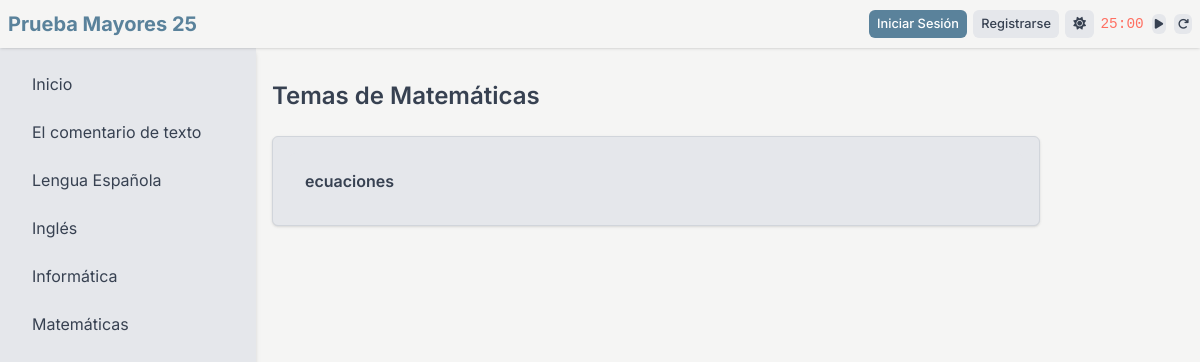
The app's page /asignatura/5/temas with its own data.
### tables this page shows
CREATE TABLE asignaturas (
                id INTEGER PRIMARY KEY AUTOINCREMENT,
                nombre TEXT NOT NULL UNIQUE,
                descripcion TEXT
            );

CREATE TABLE temas (
                id INTEGER PRIMARY KEY AUTOINCREMENT,
                asignatura_id INTEGER,
                usuario_id INTEGER,
                titulo TEXT NOT NULL,
                contenido TEXT NOT NULL,
                es_fijo INTEGER NOT NULL DEFAULT 0,
                UNIQUE(asignatura_id, titulo),
                FOREIGN KEY (asignatura_id) REFERENCES asignaturas(id),
                FOREIGN KEY (usuario_id) REFERENCES usuarios(id)
            );

### app.py (the view)
@app.route("/asignatura/<int:asignatura_id>/temas")
def mostrar_temas(asignatura_id):
    with closing(get_db_connection()) as conn:
        asignatura_row = conn.execute(
            "SELECT id, nombre FROM asignaturas WHERE id = ?", (asignatura_id,)
        ).fetchone()
        if not asignatura_row:
            return redirect(url_for("index"))
        asignatura = dict(asignatura_row)
        temas = [
            {
                "id": row["id"],
                "titulo": row["titulo"],
                "contenido": markdown.markdown(
                    row["contenido"], extensions=["extra", "fenced_code"]
                ),
                "usuario_id": row["usuario_id"],
                "es_fijo": row["es_fijo"],
            }
            for row in conn.execute(
                "SELECT id, titulo, contenido, usuario_id, es_fijo FROM temas WHERE asignatura_id = ? ORDER BY id ASC",
                (asignatura_id,),
            ).fetchall()
        ]
    return render_template(
        "temas.html",
        asignatura=asignatura,
        temas=temas,
        asignaturas=fetch_asignaturas(),
        navbar_data=get_navbar_data(),
    )

### app.py (called while the page is built)
def fetch_asignaturas():
    with closing(get_db_connection()) as conn:
        return [
            dict(row)
            for row in conn.execute(
                "SELECT id, nombre, descripcion FROM asignaturas"
            ).fetchall()
        ]

def get_navbar_data():
    return {
        "is_authenticated": current_user.is_authenticated,
        "username": current_user.username if current_user.is_authenticated else None,
        "dark_mode": session.get("dark_mode", False),
    }

### init_db.py (called while the page is built)
def get_db_connection():
    db_path = os.path.join(current_app.root_path, "instance", "database.db")
    conn = sqlite3.connect(db_path, check_same_thread=False)
    conn.row_factory = sqlite3.Row
    return conn

### templates/temas.html (shortened to what this page needs)
<!DOCTYPE html>
<html lang="es" data-theme="{{ 'dark' if navbar_data.dark_mode else 'light' }}">
<head>
    <link rel="stylesheet" href="https://cdnjs.cloudflare.com/ajax/libs/font-awesome/6.5.1/css/all.min.css">
    <script src="https://cdn.tailwindcss.com"></script>
    <link rel="stylesheet" href="{{ url_for('static', filename='css/style.css') }}">
</head>
<body>
    {% include '_navbar.html' %}
    {% include '_sidebar.html' %}
    <main class="content">
        <div class="flex justify-between items-center mb-6">
            <h1 class="text-2xl font-semibold">Temas de {{ asignatura.nombre }}</h1>
        </div>
        {% if temas %}
        <div class="space-y-4 max-w-3xl">
            {% for tema in temas %}
            {% include '_tema_item.html' %}
            {% endfor %}
        </div>
        {% else %}
        <div class="card">
            <p class="text-sm">No hay temas disponibles.</p>
        </div>
        {% endif %}
    </main>
</body>
</html>

### templates/_sidebar.html
<aside class="sidebar">
    <ul>
        <li><a href="{{ url_for('index') }}">Inicio</a></li>
        {% for asignatura in asignaturas %}
        <li><a href="{{ url_for('mostrar_asignatura', asignatura_id=asignatura['id']) }}">{{ asignatura['nombre'] }}</a>
        </li>
        {% endfor %}
    </ul>
</aside>

### templates/_tema_item.html (shortened to what this page needs)
<div class="card">
    {% set tema_id = 'tema-' ~ tema.id %}
    <button
        class="w-full text-left p-4 font-semibold bg-[var(--secondary-bg)] rounded-t-md hover:bg-[var(--accent)] hover:text-white transition-colors duration-200"
        onclick="toggleTema(this.nextElementSibling, '{{ tema_id }}')">
        {{ tema.titulo }}
    </button>
</div>

### static/css/style.css (style rules this page uses)
:root { --primary-bg: #f5f5f4; --primary-text: #374151; --secondary-bg: #e5e7eb; --accent: #5a829b; --accent-hover: #456e87; --border: #d1d5db; --shadow: rgba(0, 0, 0, 0.1); --work-color: #ff6f61; --rest-color: #4caf50; }
body { font-family: Inter, sans-serif; background-color: var(--primary-bg); color: var(--primary-text); transition: background-color 0.3s ease, color 0.3s ease; margin: 0; padding: 0; }
.sidebar { position: fixed; top: 3rem; left: 0; width: 16rem; height: calc(100vh - 3rem); background-color: var(--secondary-bg); box-shadow: 0 4px 6px -1px var(--shadow), 0 2px 4px -1px var(--shadow); transform: translateX(-100%); transition: transform 0.3s ease-in-out; }
.sidebar ul { padding: 1rem; display: flex; flex-direction: column; gap: 0.5rem; list-style: none; margin: 0; }
.sidebar li a { display: block; padding: 0.5rem 1rem; border-radius: 0.375rem; color: var(--primary-text); text-decoration: none; transition: background-color 0.2s ease-in-out, color 0.2s ease-in-out; }
.content { padding-top: 5rem; padding-left: 1rem; padding-right: 1rem; min-height: 100vh; transition: margin-left 0.3s ease-in-out; box-sizing: border-box; }
@media (min-width: 769px) { .content { margin-left: 16rem; } }
@media (min-width: 769px) { .sidebar { transform: translateX(0); } }
.card { background-color: var(--secondary-bg); padding: 1rem; border-radius: 0.375rem; box-shadow: 0 1px 3px 0 var(--shadow), 0 1px 2px -1px var(--shadow); border: 1px solid var(--border); }
p, li { line-height: 1.5 !important; }

### records on screen
asignaturas: nombre "El comentario de texto"
asignaturas: nombre "Lengua Española"
asignaturas: nombre "Inglés"
asignaturas: nombre "Informática"
asignaturas: nombre "Matemáticas"
temas: titulo "ecuaciones"
